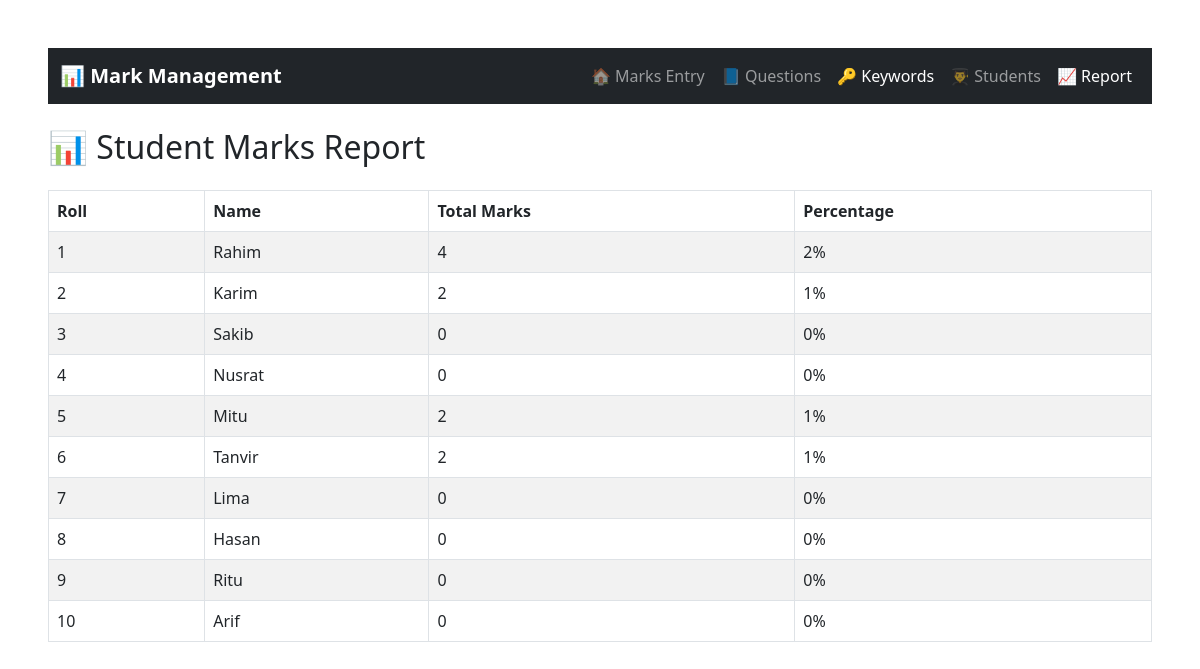
/report.php, run on an earlier commit of the app's database.
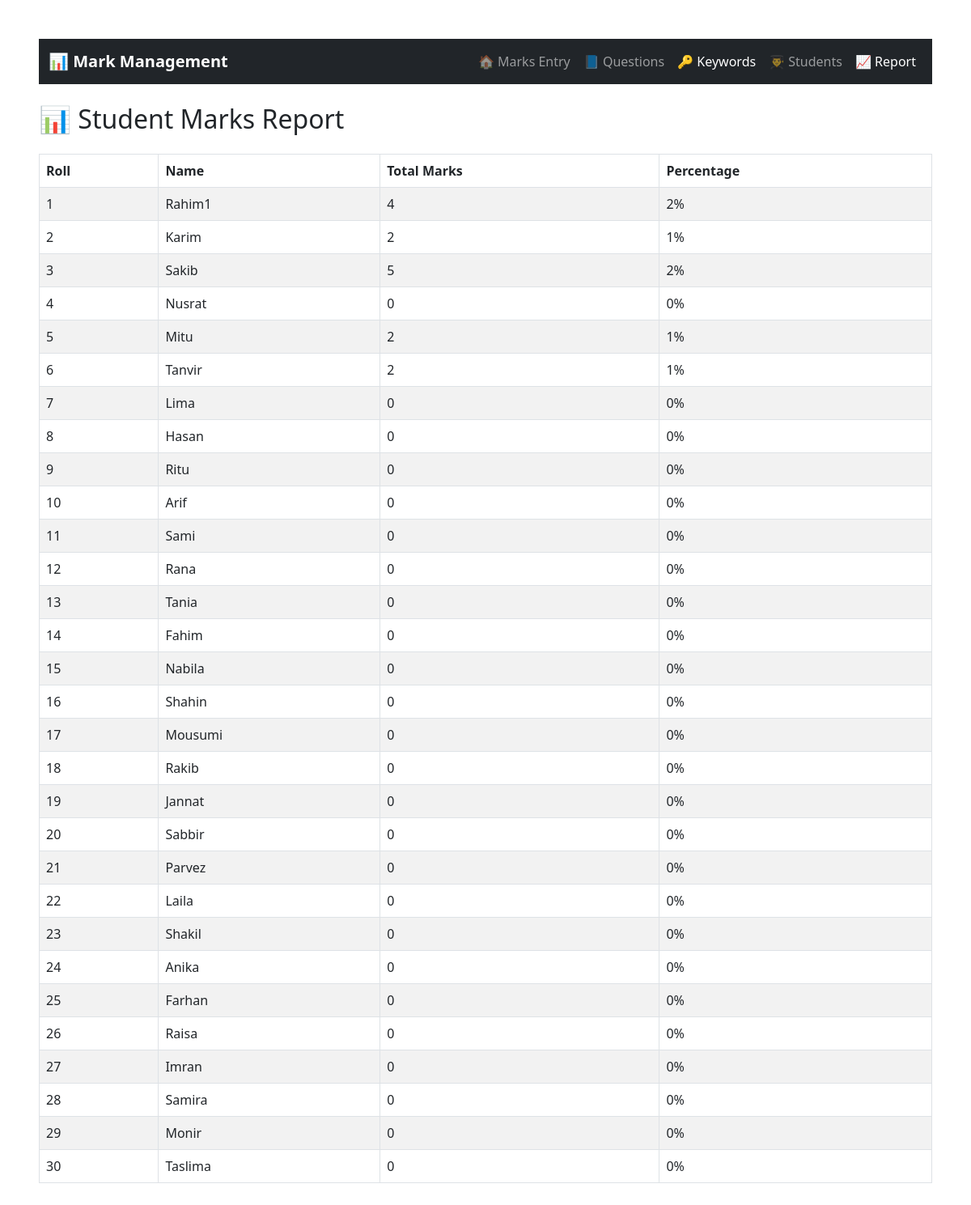
And on a later commit of the database.
### tables this page shows
CREATE TABLE `students` (
  `id` int(11) NOT NULL,
  `roll` int(11) DEFAULT NULL,
  `name` varchar(100) DEFAULT NULL
);

### report.php (the view, shortened to what this page needs)
<?php
include 'db.php';
function get_question_mark($qid){
    if ($qid >= 1 && $qid <= 10) return 2;
    if ($qid >= 11 && $qid <= 22) return 5;
    if ($qid >= 23 && $qid <= 35) return 10;
    return 0;
}
$q = $conn->query("SELECT id FROM sql_questions");
$max_total = 0;
while($row = $q->fetch_assoc()){
    $max_total += get_question_mark($row['id']);
}
?>
<!DOCTYPE html>
<html>
<head>
    <link href="https://cdn.jsdelivr.net/npm/bootstrap@5.3.0/dist/css/bootstrap.min.css" rel="stylesheet">
</head>
<body class="p-5">
<nav class="navbar navbar-expand-lg navbar-dark bg-dark mb-4">
    <div class="container-fluid">
        <a class="navbar-brand fw-bold" href="#">📊 Mark Management</a>
        <div class="collapse navbar-collapse" id="navbarNav">
            <ul class="navbar-nav ms-auto">
                <li class="nav-item">
                    <a class="nav-link" href="index.php">🏠 Marks Entry</a>
                </li>
                <li class="nav-item">
                    <a class="nav-link" href="question.php">📘 Questions</a>
                </li>
                <li class="nav-item">
                    <a class="nav-link active" href="keywords.php">🔑  Keywords</a>
                </li>
                <li class="nav-item">
                    <a class="nav-link" href="students.php">👨‍🎓 Students</a>
                </li>
                <li class="nav-item">
                    <a class="nav-link active" href="report.php">📈 Report</a>
                </li>
            </ul>
        </div>
    </div>
</nav>
<h2 class="mb-4">📊 Student Marks Report</h2>
<table class="table table-bordered table-striped">
    <thead>
    <tr>
        <th>Roll</th>
        <th>Name</th>
        <th>Total Marks</th>
        <th>Percentage</th>
    </tr>
    </thead>
    <tbody>
    <?php
    $students = $conn->query("SELECT * FROM students ORDER BY roll ASC");
    while($student = $students->fetch_assoc()){
        $total_res = $conn->query("SELECT SUM(marks) as total
                                       FROM student_question_marks
                                       WHERE student_id={$student['id']}");
        $total_row = $total_res->fetch_assoc();
        $total = $total_row['total'] ?? 0;
        $percent = $max_total > 0 ? ($total / $max_total) * 100 : 0;
        ?>
        <tr>
            <td><?= $student['roll'] ?></td>
            <td><?= $student['name'] ?></td>
            <td><?= $total ?></td>
            <td><?= round($percent) ?>%</td>
        </tr>
    <?php } ?>
    </tbody>
</table>
</body>
</html>

What changed in the data, as far as the page shows it:
changed students: name "Rahim" → "Rahim1"
computed for students "Sakib": total "0" → "5"; percent "0" → "2"
added students: roll "11", name "Sami", total "0", percent "0"
added students: roll "12", name "Rana", total "0", percent "0"
added students: roll "13", name "Tania", total "0", percent "0"
added students: roll "14", name "Fahim", total "0", percent "0"
added students: roll "15", name "Nabila", total "0", percent "0"
added students: roll "16", name "Shahin", total "0", percent "0"
added students: roll "17", name "Mousumi", total "0", percent "0"
added students: roll "18", name "Rakib", total "0", percent "0"
added students: roll "19", name "Jannat", total "0", percent "0"
added students: roll "20", name "Sabbir", total "0", percent "0"
added students: roll "21", name "Parvez", total "0", percent "0"
added students: roll "22", name "Laila", total "0", percent "0"
added students: roll "23", name "Shakil", total "0", percent "0"
added students: roll "24", name "Anika", total "0", percent "0"
added students: roll "25", name "Farhan", total "0", percent "0"
added students: roll "26", name "Raisa", total "0", percent "0"
added students: roll "27", name "Imran", total "0", percent "0"
added students: roll "28", name "Samira", total "0", percent "0"
added students: roll "29", name "Monir", total "0", percent "0"
added students: roll "30", name "Taslima", total "0", percent "0"
